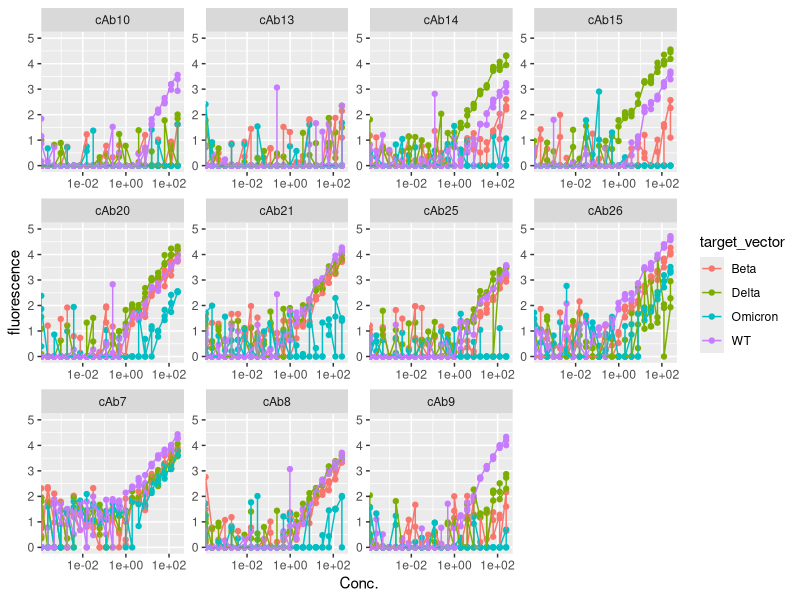
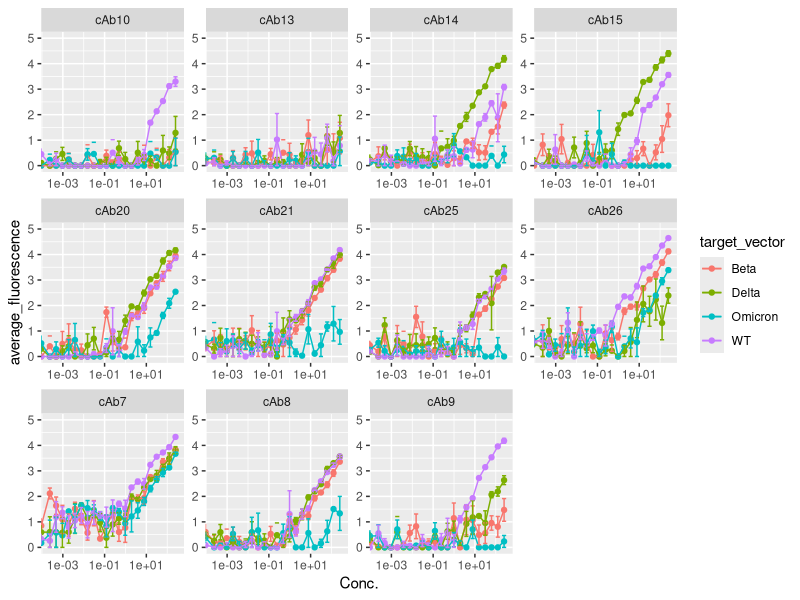
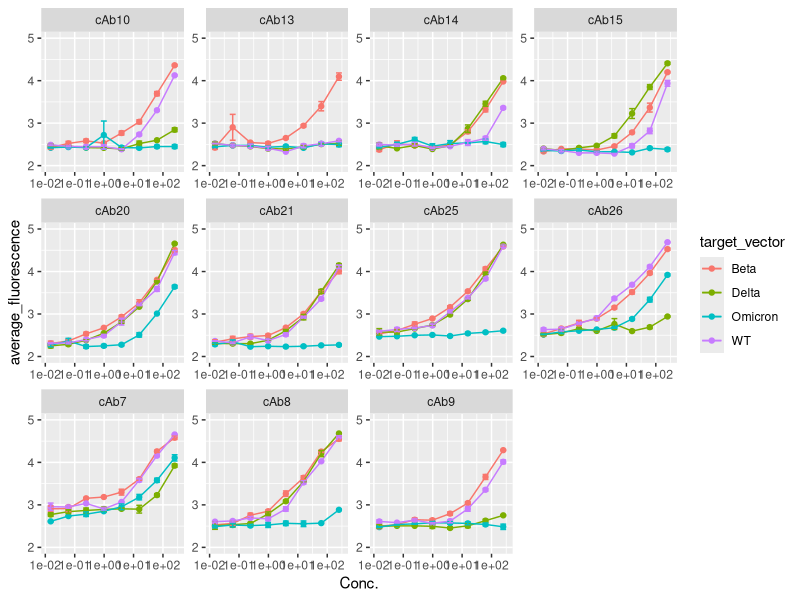
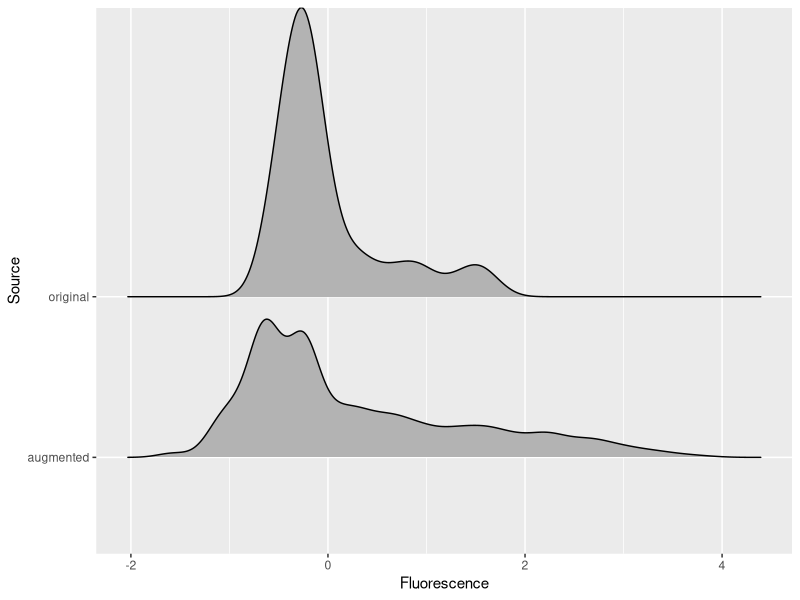

Recreate these plots in R, in order. (Note: this script raises an error after producing the figures.)
## ---- chunk 1
library(tidyverse)
library(caret)
library(ranger)
library(ggplot2)
library(doParallel)
library(gmodels)
library(MLmetrics)
library(ggridges)
## ---- chunk 2
augmented_dab18_data = read.csv("augmented_dab18_data.csv")
augmented_dab18_data = augmented_dab18_data %>% select(-X) %>% mutate(target_vector = case_when(
  target_vector == "Omi" ~ "Omicron",
  .default = target_vector
))

augmented_dab19_data = read.csv("augmented_dab19_data.csv")
augmented_dab19_data = augmented_dab19_data %>% select(-X) %>% mutate(target_vector = case_when(
  target_vector == "Omi" ~ "Omicron",
  .default = target_vector
))
augmented_dab18_data
og_dab18_data = augmented_dab18_data[289:384,]
og_dab19_data = augmented_dab19_data[289:384,]

min(og_dab18_data$Conc.)

aug_dab18_data = augmented_dab18_data[1:288, ]
aug_dab18_data
og_dab18_data
aug_dab18_data
aug_dab18_data[,3:13]
aug_18_nzv = nearZeroVar(aug_dab18_data[,3:13], saveMetrics = T)
aug_18_nzv
## ---- chunk 3
# Visualizing dose response of the original and augmented data
std.err = function(x, na.rm = T) sd(x, na.rm = T)/sqrt(length(x))
aug_dab18_data %>% pivot_longer(cols = -c(target_vector, Conc.),
                                                   names_to = 'pairs',
                                                   values_to = 'fluorescence') %>%
  ggplot(aes(x=Conc., y=fluorescence, color = target_vector))+
  geom_point()+
  geom_line()+
  facet_wrap('pairs', scales = 'free')+
  scale_y_continuous(limits = c(0,5))+
  scale_x_log10()

aug_dab18_data %>% pivot_longer(cols = -c(target_vector, Conc.),
                                                   names_to = 'pairs',
                                                   values_to = 'fluorescence') %>% 
  group_by(Conc., target_vector, pairs) %>%
  summarise(average_fluorescence = mean(fluorescence),
            se = std.err(fluorescence)) %>% 
  ggplot(aes(x=Conc., y=average_fluorescence, color = target_vector))+
  geom_point()+
  geom_line()+
  geom_errorbar(aes(ymin=average_fluorescence-se, ymax = average_fluorescence+se), width = 0.2)+
  facet_wrap('pairs', scales = 'free')+
  scale_y_continuous(limits = c(0,5))+
  scale_x_log10()

og_dab18_data %>% pivot_longer(cols = -c(target_vector, Conc.),
                                                   names_to = 'pairs',
                                                   values_to = 'fluorescence') %>%
  group_by(Conc., target_vector, pairs) %>%
  summarise(average_fluorescence = mean(fluorescence),
            se = std.err(fluorescence)) %>% 
  ggplot(aes(x=Conc., y=average_fluorescence, color = target_vector))+
  geom_point()+
  geom_line()+
  geom_errorbar(aes(ymin=average_fluorescence-se, ymax = average_fluorescence+se), width = 0.2)+
  facet_wrap('pairs', scales = 'free')+
  scale_y_continuous(limits = c(2,5))+
  scale_x_log10()

# Visualizing the original distributions, augmented distributions, and combined distributions
# centering both data sets independently
og_dab18_data
centered_og_18_data = og_dab18_data
centered_og_18_data[,3:13] = scale(og_dab18_data[,3:13], scale = F)

centered_aug_18_data = aug_dab18_data
centered_aug_18_data[,3:13] = scale(aug_dab18_data[,3:13], scale = F)

centered_augmented_18_data = bind_rows(centered_aug_18_data, centered_og_18_data)

source_tag = c(rep('augmented', 288), rep('original', 96))

aug_18_ridge = centered_augmented_18_data %>% mutate(Source = source_tag) %>% 
  filter(Conc. > 0.015) %>%
  select(-Conc.) %>% 
  pivot_longer(cols = -c(target_vector, Source),
               names_to = 'pairs',
               values_to = "Fluorescence") %>% 
  ggplot(aes(x=Fluorescence, y=Source)) +
  geom_density_ridges()
aug_18_ridge

aug_18_density = centereed_augmented_18_data %>% mutate(Source = source_tag) %>% 
  filter(Conc. > 0.015) %>%
  select(-Conc.) %>% 
  pivot_longer(cols = -c(target_vector, Source),
               names_to = 'pairs',
               values_to = "Fluorescence") %>% 
  ggplot(aes(x=Fluorescence)) +
  geom_density()

aug_18_density

# Visualizing the original boxplots, augmented boxplots, and combined boxplots - all centered data
og_boxplots = centered_og_18_data %>% select(-Conc.) %>%
  pivot_longer(
    cols = -c(target_vector),
    names_to = 'pairs',
    values_to = 'fluorescence'
  ) %>%
  ggplot(aes(x = target_vector, y = fluorescence)) +
  geom_boxplot()+
  facet_wrap('pairs')

aug_boxplots = aug_dab18_data %>% select(-Conc.) %>% 
  pivot_longer(
    cols = -target_vector,
    names_to = 'pairs',
    values_to = 'fluorescence'
  ) %>% 
  ggplot(aes(x=target_vector, y=fluorescence))+
  geom_boxplot()+
  facet_wrap('pairs')

og_boxplots
aug_boxplots

denoise_augment18_data = aug_dab18_data
denoise_augment18_data[3:13][denoise_augment18_data[3:13]<1.0] = 0
aug_dab18_data
denoise_augment18_data


augmented_dab19_data = augmented_dab19_data %>% select(-X) %>% mutate(target_vector = case_when(
  target_vector == "Omi" ~ "Omicron",
  .default = target_vector
))
# Zeroing in on outliers from augmented data set
## ---- chunk 4
# Random forest model - dAb18
augmented_random_forest_model = function(dataset,
                                         target,
                                         k_folds,
                                         model_type){
  pred_concs = NULL
  
  # Thresholding at 0.1 ng/ml corresponds to a threshold of 71.4 pM
  dataset = dataset %>% filter(Conc. > 0.4)
  folds = createFolds(dataset[[target]], k = k_folds)
  train_control = trainControl(method = "repeatedcv",
                               number = 5,
                               repeats = 3)
  model_formula = paste(target, '~', ".", "-Conc.") %>% as.formula()
  
  for (fold in 1:k_folds){
    train = dataset[-folds[[fold]],]
    test = dataset[folds[[fold]],]
    
    test_conc = test$Conc.
    
    preprocess = preProcess(train, method = c("center", "scale"))
    train = predict(preprocess, train)
    test = predict(preprocess, test)
    
    x_test = test %>% select(-target)
    y_test = test[[target]]
    
    if (model_type == 'rf'){
      trained_model = train(model_formula,
                            data = train,
                            method = 'ranger',
                            importance = 'impurity',
                            trControl = train_control)

      predictions = predict(trained_model, x_test,
                            type = 'raw')
    }
    
    if (model_type == 'svm'){
      trained_model = train(model_formula,
                            data = train,
                            method = 'linearSVM',
                            trControl = train_control)
      predictions = predict(trained_model, x_test,
                            type = 'raw')
    }
    
  # print(varImp(trained_model))
  accuracy = Accuracy(predictions, test[[target]])
  print(accuracy)
  
  pred_df = data.frame("concentration" = test_conc,
                       "predictions" = predictions,
                       "labels" = y_test)
  
  if (is.null(pred_concs)){
    pred_concs = pred_df
  }
  else {
    pred_concs = pred_concs %>% bind_rows(pred_concs, pred_df)
  }
  # print(trained_model)
  }
  pred_concs = pred_concs %>% arrange(desc(concentration))
  return(pred_concs)
}


all_data = augmented_random_forest_model(dataset = augmented_dab18_data,
                              target = "target_vector",
                              k_folds = 5,
                              model_type = "rf")

aug_only = augmented_random_forest_model(dataset = aug_dab18_data,
                              target = "target_vector",
                              k_folds = 5,
                              model_type = "rf")

original_only = augmented_random_forest_model(dataset = og_dab18_data,
                              target = "target_vector",
                              k_folds = 5,
                              model_type = "rf")

denoise_augment18 = augmented_random_forest_model(dataset = denoise_augment18_data,
                                                  target = "target_vector",
                                                  k_folds = 5,
                                                  model_type = "rf")

# Percent correct by concentration for all data
percent_correct_visualization = function(dataset, color){
  viz = dataset %>% mutate(across(concentration, round, 4)) %>%
    mutate_at('concentration', as.factor) %>%  mutate(match = case_when(predictions == labels ~ 1,
                                                                        .default = 0)) %>% group_by(concentration) %>%
    summarize(num_correct = sum(match),
              total = n()) %>%
    mutate(percent_correct = (round(num_correct / total, 4)) * 100) %>%
    ggplot(aes(x = concentration, y = percent_correct)) +
    geom_bar(stat = 'identity',
             fill = color) +
    geom_text(aes(label = percent_correct),
              vjust  = 1.5,
              color = 'white') +
    theme_classic() +
    ylab('Percent Correct') +
    xlab('Concentration') +
    scale_y_continuous(labels = scales::number_format(accuracy = 0.001))
  
  return(viz)
}

all_data_perc_correct = percent_correct_visualization(all_data, '#1D6363')

og_data_only_perc_correct = percent_correct_visualization(original_only, '#1D6363')

aug_only_perc_correct = percent_correct_visualization(aug_only, '#1D6363')

denoise_augment18_perc_correct = percent_correct_visualization(denoise_augment18, '#1D6363')
## ---- chunk 5
# model to predict concentration, then split the data, then train two separate models on the high and low concentration
